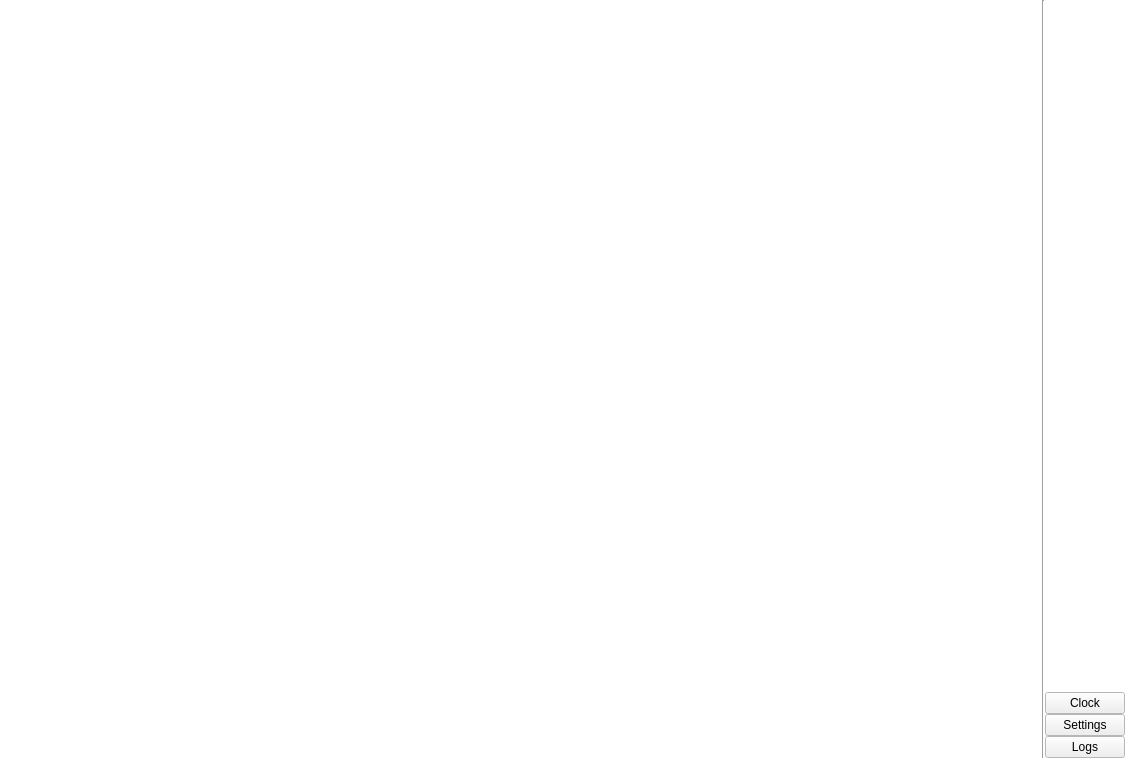
<?xml version="1.0" encoding="UTF-8"?>
<ui version="4.0">
 <class>MainWindow</class>
 <widget class="QMainWindow" name="MainWindow">
  <property name="geometry">
   <rect>
    <x>0</x>
    <y>0</y>
    <width>1125</width>
    <height>758</height>
   </rect>
  </property>
  <property name="palette">
   <palette>
    <active>
     <colorrole role="Base">
      <brush brushstyle="SolidPattern">
       <color alpha="255">
        <red>255</red>
        <green>255</green>
        <blue>255</blue>
       </color>
      </brush>
     </colorrole>
     <colorrole role="Window">
      <brush brushstyle="SolidPattern">
       <color alpha="255">
        <red>255</red>
        <green>255</green>
        <blue>255</blue>
       </color>
      </brush>
     </colorrole>
    </active>
    <inactive>
     <colorrole role="Base">
      <brush brushstyle="SolidPattern">
       <color alpha="255">
        <red>255</red>
        <green>255</green>
        <blue>255</blue>
       </color>
      </brush>
     </colorrole>
     <colorrole role="Window">
      <brush brushstyle="SolidPattern">
       <color alpha="255">
        <red>255</red>
        <green>255</green>
        <blue>255</blue>
       </color>
      </brush>
     </colorrole>
    </inactive>
    <disabled>
     <colorrole role="Base">
      <brush brushstyle="SolidPattern">
       <color alpha="255">
        <red>255</red>
        <green>255</green>
        <blue>255</blue>
       </color>
      </brush>
     </colorrole>
     <colorrole role="Window">
      <brush brushstyle="SolidPattern">
       <color alpha="255">
        <red>255</red>
        <green>255</green>
        <blue>255</blue>
       </color>
      </brush>
     </colorrole>
    </disabled>
   </palette>
  </property>
  <property name="windowTitle">
   <string>MainWindow</string>
  </property>
  <widget class="QWidget" name="srv">
   <layout class="QHBoxLayout" name="horizontalLayout">
    <property name="spacing">
     <number>0</number>
    </property>
    <property name="leftMargin">
     <number>0</number>
    </property>
    <property name="topMargin">
     <number>0</number>
    </property>
    <property name="rightMargin">
     <number>0</number>
    </property>
    <property name="bottomMargin">
     <number>0</number>
    </property>
    <item>
     <widget class="QStackedWidget" name="stacked_widget">
      <property name="sizePolicy">
       <sizepolicy hsizetype="Expanding" vsizetype="Preferred">
        <horstretch>13</horstretch>
        <verstretch>0</verstretch>
       </sizepolicy>
      </property>
     </widget>
    </item>
    <item>
     <widget class="Line" name="srv_3">
      <property name="orientation">
       <enum>Qt::Vertical</enum>
      </property>
     </widget>
    </item>
    <item>
     <widget class="QWidget" name="sidebar_layout" native="true">
      <property name="sizePolicy">
       <sizepolicy hsizetype="Expanding" vsizetype="Preferred">
        <horstretch>1</horstretch>
        <verstretch>0</verstretch>
       </sizepolicy>
      </property>
      <layout class="QVBoxLayout" name="verticalLayout_3">
       <property name="spacing">
        <number>0</number>
       </property>
       <property name="leftMargin">
        <number>0</number>
       </property>
       <property name="topMargin">
        <number>0</number>
       </property>
       <property name="rightMargin">
        <number>0</number>
       </property>
       <property name="bottomMargin">
        <number>0</number>
       </property>
       <item>
        <spacer name="srv_2">
         <property name="orientation">
          <enum>Qt::Vertical</enum>
         </property>
         <property name="sizeHint" stdset="0">
          <size>
           <width>20</width>
           <height>40</height>
          </size>
         </property>
        </spacer>
       </item>
       <item>
        <widget class="QPushButton" name="clock_button">
         <property name="text">
          <string>Clock</string>
         </property>
        </widget>
       </item>
       <item>
        <widget class="QPushButton" name="settings_button">
         <property name="text">
          <string>Settings</string>
         </property>
        </widget>
       </item>
       <item>
        <widget class="QPushButton" name="logs_button">
         <property name="text">
          <string>Logs</string>
         </property>
        </widget>
       </item>
      </layout>
     </widget>
    </item>
   </layout>
  </widget>
 </widget>
 <resources/>
 <connections/>
</ui>
